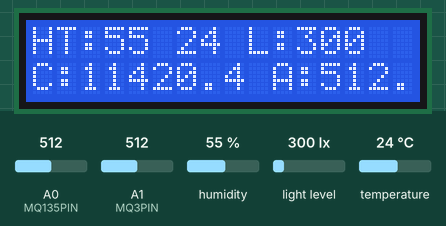
Recording of a sketch running on a simulated Arduino Uno, built with avr-gcc and run on an emulated ATmega328P. Shown: 16×2 character LCD. The inputs (shaded band) are chosen by the test bench; at power-on: humidity 55 %, light level 300 lx, A0 (MQ135PIN) = 512, A1 (MQ3PIN) = 512, temperature 24 °C.

Above: at 1.2 s.
1.3 s: humidity set to 22 %
At 4.6 s:
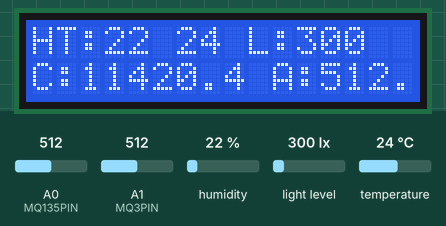
5.3 s: light level set to 40 lx
At 6.6 s:
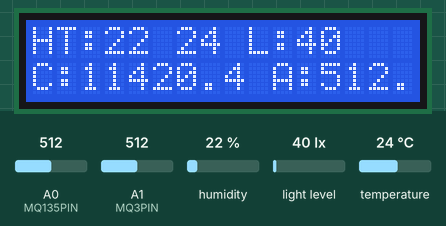
9.3 s: A0 (MQ135PIN) set to 716
At 13.0 s:
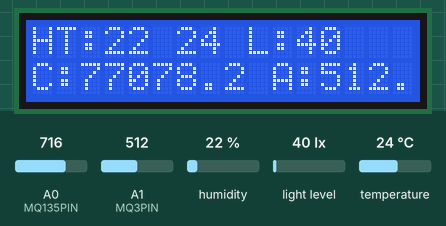
13.8 s: A1 (MQ3PIN) set to 716
At 16.2 s:
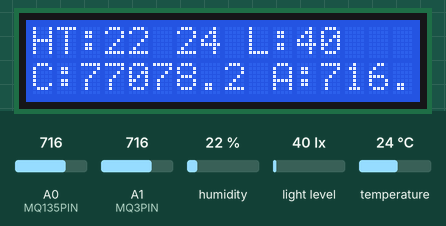
17.8 s: temperature set to 12 °C
At 19.4 s:
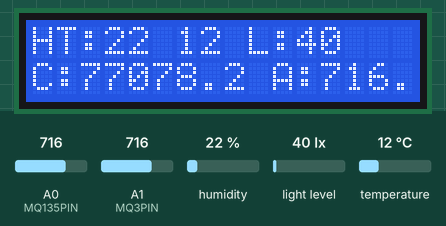
21.8 s: light level set to 500 lx
At 25.9 s:
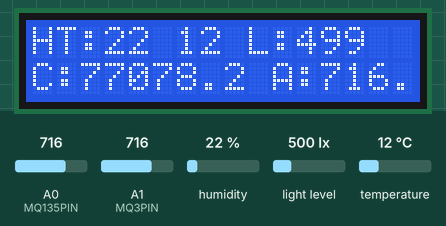
Timing chart, 0 to 27.0 s (numbered marks = the images above; inputs shaded):
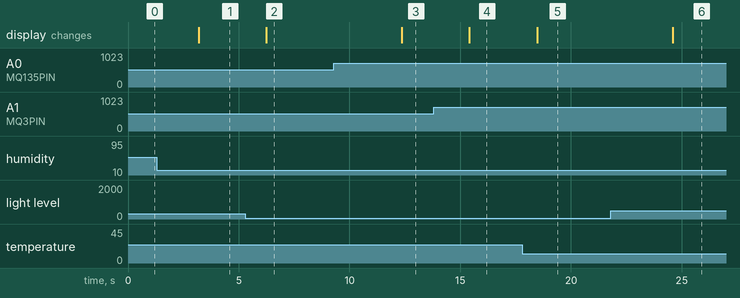

The sketch:

4_sensores_lcd.ino
```cpp
#include <Wire.h>
#include <BH1750.h>
#include <DHT.h>
#include <LiquidCrystal_I2C.h>

BH1750 Luxometro;
LiquidCrystal_I2C lcd(0x27, 16, 2);

#define DHTTYPE DHT11
#define DHTPIN 5
#define MQ135PIN A0
#define MQ3PIN A1


DHT dht(DHTPIN, DHTTYPE);

float alcohol_value;
uint16_t lux;
int sensor_mq135;
float humidity;
float temperature;
double coppm;

void setup() {
  // put your setup code here, to run once:
    Serial.begin(9600);
    Wire.begin();
    dht.begin();
    Luxometro.begin();
    lcd.init();
    lcd.backlight();
    lcd.clear();
}

void loop() {
    // put your main code here, to run repeatedly:

    // Variables
    lux = Luxometro.readLightLevel();      // Sensor de intensidad de luz
    sensor_mq135 = analogRead(MQ135PIN);              // Sensor de CO2
    humidity = dht.readHumidity();            // Sensor de humedad
    temperature = dht.readTemperature();      // Sensor de temperatura
    alcohol_value = analogRead(MQ3PIN);                 // Sensor de alcohol

    float tension = sensor_mq135 * (5.0 / 1023.0);
    float resistencia = 1000 * ((5 - tension) / tension);
    coppm = 245 * pow(resistencia / 5463, -2.26);

    lcd.clear();

    // Imprimir valores en el display
    lcd.setCursor(0, 0);
    lcd.print("HT:");
    lcd.print(humidity, 0);
    lcd.print(" ");
    lcd.print(temperature, 0);
    lcd.print(" ");

    lcd.print("L:");
    lcd.print(lux);

    lcd.setCursor(0, 1);
    lcd.print("C:");
    lcd.print(coppm, 1);
    lcd.print(" ");
    lcd.print("A:");
    lcd.print(alcohol_value, 1);
    delay(3000);
}

void mostrarValoresSerial(){
  // Imprimir valores en el monitor serial
    Serial.print("Valor del sensor de MQ-135 (CO2): ");
    Serial.print(coppm);
    Serial.println(" ppm");

    Serial.print("Valor del sensor de BH1750 (Intensidad de luz): ");
    Serial.print(lux);
    Serial.println(" lx");

    Serial.print("Valor del sensor DHT11 (Humedad): ");
    Serial.print(humidity);
    Serial.println(" %");

    Serial.print("Valor del sensor DHT11 (Temperatura): ");
    Serial.print(temperature);
    Serial.println(" °C");

    Serial.print("Valor del sensor MQ-3 (Alcohol): ");
    Serial.print(alcohol_value);
    Serial.println(" ppm");
    Serial.println();
}
```

Measured:
- after the input at 1.3 s, the display: changes after 1.9 s (image 1)
- after the input at 5.3 s, the display: changes after 0.94 s (image 2)
- after the input at 9.3 s, the display: changes after 3.1 s (image 3)
- after the input at 13.8 s, the display: changes after 1.6 s (image 4)
- after the input at 17.8 s, the display: changes after 0.67 s (image 5)
- after the input at 21.8 s, the display: changes after 2.8 s (image 6)
